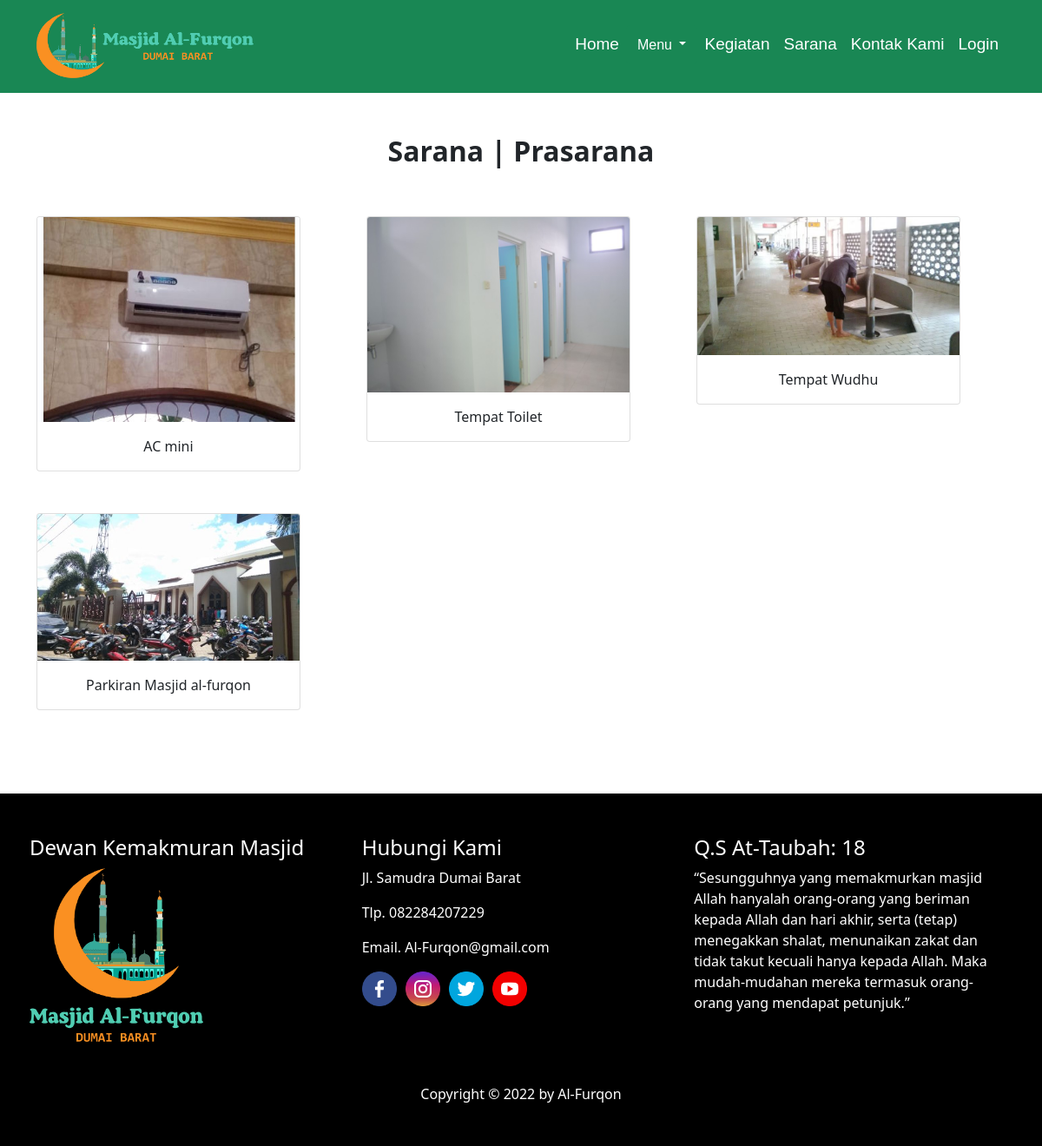
/?page=sarana, run on the app's committed database.
### tables this page shows
CREATE TABLE `sarana` (
  `id_sapra` int(11) NOT NULL,
  `nama_sapra` varchar(25) NOT NULL,
  `foto` varchar(25) NOT NULL
);

### frontend/sarana.php (the view, shortened to what this page needs)
<section class="container mt-5">
  <div class="row">
    <div class="col-md-12 mb-5">
      <h2 class="fw-bold text-center">Sarana | Prasarana</h2>
    </div>
  </div>
<div class="col-12 d-flex justify-content-center">
<div class="row">
  <?php
  include "config/koneksi.php";
  $query = $conn->query("SELECT * FROM sarana ORDER BY id_sapra DESC");
  foreach($query as $data) :
  ?>
 <div class="col mb-5">
  <div class="card" style="width: 19rem;">
    <img src="img/sarana/<?= $data['foto']; ?>" class="card-img-top">
    <div class="card-body">
      <p class="card-text text-center"><?= $data['nama_sapra']; ?></p>
    </div>
  </div>
 </div>
 <?php endforeach; ?>
</div>
</div>
</section>

### data on the page
sarana: foto (picture), nama_sapra "AC mini"
sarana: foto (picture), nama_sapra "Tempat Toilet"
sarana: foto (picture), nama_sapra "Tempat Wudhu"
sarana: foto (picture), nama_sapra "Parkiran Masjid al-furqon"
